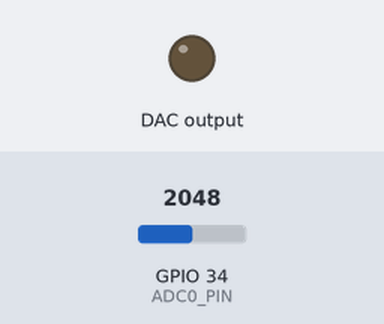
Recording of a sketch running on a simulated ESP32. On the bench: output pins drawn as LEDs (lit = HIGH). Wiring (inferred from the names in the program): MCP4725 DAC at I2C address 0x60. Inputs (shaded band) come from the test bench; at power-on: GPIO 34 (ADC0_PIN) = 2048.

Above: at 1.2 s.
1.3 s: GPIO 34 (ADC0_PIN) set to 0
At 3.9 s:
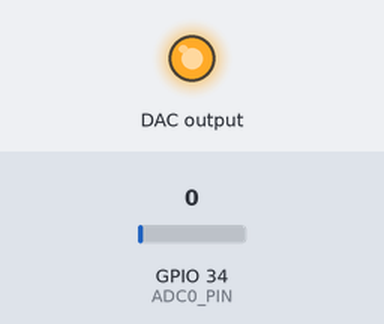
4.3 s: GPIO 34 (ADC0_PIN) set to 1325
7.3 s: GPIO 34 (ADC0_PIN) set to 1404
At 8.7 s:
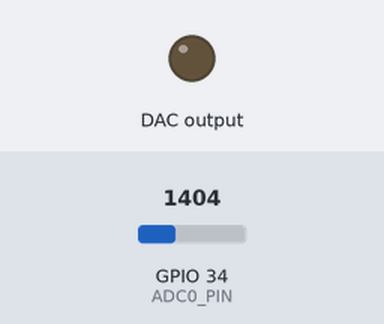
Timing chart, 0 to 10.3 s (numbered marks = the images above; inputs shaded):
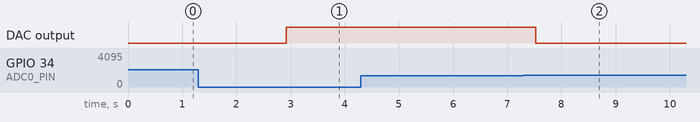

Measured:
- the behaviour switches between 1362 and 1363 on GPIO 34 (ADC0_PIN) (found by bisection; images 1 and 2)
- after the input at 1.3 s, DAC output: LOW → HIGH after 1.6 s
- after the input at 4.3 s, every drawn part: stays the same
- after the input at 7.3 s, DAC output: goes on until 7.5 s, then stays LOW

The sketch:

5_ESP32_PD_Second_Order_Filter.ino
```cpp
// ESP32 Arduino IDE
/*

This program uses an ESP32 DEV module to implement a digital Proportional Derivative control system.
The update of the input and output is driven by an arbitrary sample time defined by a hardware timer.

Materials list.
-ESP32 DEV module
-MCP4725 (12 bits I2C DAC)
The plant attached to this PI control system is a two stage Low Pass Filter
made with
-two 15kOhms resistors
-2 100nF capacitors.

*** Use an external osciloscope to view output of the system (Output of the plant) and control effort (DAC Output)
The signal reference to follow is defined by software
Note: ESP32 ADC inputs only support voltages between 0 and 3.3 volts. Don't exceed these thresholds.

Connections:
ESP32 Pins         | MCP4725 Pins    |   Plant System   |   Osciloscope
    GND            |   GND           |                  |
    3.3V           |   VCC           |                  |
    GPIO 21        |   SDA           |                  |
    GPIO 22        |   SCL           |                  |
    GND            |   GND           |                  |
    GPIO34 (ADC0)  |                 |     Output       | Osciloscope Ch2
                   |   Out           |     Input        | Osciloscope Ch1
*/
#include <Wire.h>//Include the Wire library to talk I2C
//This is the I2C Address of the MCP4725, by default (A0 pulled to GND).
//Please note that this breakout is for the MCP4725A0.
#define MCP4725_ADDR 0x60

// ESP32 PIN DISTRIBUTION
#define ESP_SCL_1_PIN 22 // Pin GPIO 22 of ESP32 as scl
#define ESP_SDA_1_PIN 21 // Pin GPIO 21 of ESP32 as sda
#define ADC0_PIN 34 //Pin GPIO34 is recommended as first adc port

hw_timer_t *timer = NULL;      // timer pointer declaration


// Variable definition
const int analogInPin = ADC0_PIN;
volatile uint adc_0_lecture=0;
volatile float fInput =0;
volatile bool interruption_flag = false;
volatile uint Out =0; // Value to send to MCP4725 (12 bits value: 0,..,4095)
volatile float ek=0,ek1=0; // current error (k) and 1 sample time before error (k1)
volatile float Uk=0; //Current control effort
volatile float Uk1=0;// one sample time before control effort


// Control Gains
float Kp=0.8;
float Kd=1;
//
float SetPoint       = 0; // Signal to Follow by the driver
uint  ts = 700; // 700 microseconds
uint  samples_to_change = 72; // time to change the setpoint 50 ms = ts*72
uint  sample_counter  = 0;
bool reference_state = false;
// ISR del timer
void IRAM_ATTR onTimer()
{
interruption_flag = true;
}
void setup()
{
    //
   // Serial.begin(115200); // For easy debug
    // I2C CONFIGURATION
    Wire.begin(ESP_SDA_1_PIN,ESP_SCL_1_PIN);
    // Output Initialization
    Wire.beginTransmission(MCP4725_ADDR);
    Wire.write(64);
    Wire.write(Out >> 4);
    Wire.write((Out& 15) << 4);
    Wire.endTransmission();

    // TIMER CONFIGURATION
    // Timer a 1 MHz
    // 1 tick = 1 microsegundo  timerBegin(frecuency) Frecuency of the timer clock, not of the timer interruption
    timer = timerBegin(1000000);
    // Attach timer struct with timmer interruption handle function
    timerAttachInterrupt(timer, &onTimer);
    //Configure alarm value and autoreload of the timer. Alarm is automatically enabled.
    // Alarm each 30000 us = 30 ms
    // autoreload = true
    // reload_count = 0 => infinito
    timerAlarm(timer, 700, true, 0); // Sample time 700 microseconds

}


void loop()
{
  if(interruption_flag){
   interruption_flag = false;
   sample_counter++;
     // Change of setpoint every N samples
      if(sample_counter >= samples_to_change)
        {
          sample_counter = 0;
          reference_state = !reference_state;
          SetPoint = reference_state ? 1.5f : 0.0f;
        }

   // ADC
   adc_0_lecture= analogRead(analogInPin);
   fInput=adc_0_lecture*(3.3/4096); // Data convertion to volts
   ek = SetPoint-fInput; // current error

   // Control law
   Uk= Uk1+Kp*ek+ Kd*(ek-ek1);
   Uk1=Uk;
   ek1=ek;
   // System thresholds
   if (Uk>3.3){
      Uk=3.3;
      }
   if (Uk<0){
      Uk=0;
      }
   Out=Uk*4096/3.3; // Data convertion from volts to DAC values
   Out=constrain(Out,0,4095);// Last output protection
   //Serial.println(Out);// For easy debug
   //Out=2500; // For easy debug
   //Serial.println(Out);// For easy debug

  // DAC
  Wire.beginTransmission(MCP4725_ADDR);
  Wire.write(64);
  Wire.write(Out >> 4);
  Wire.write((Out& 15) << 4);
  Wire.endTransmission();
  }
  // Falta manejar el cambio de setpoint
}
```
